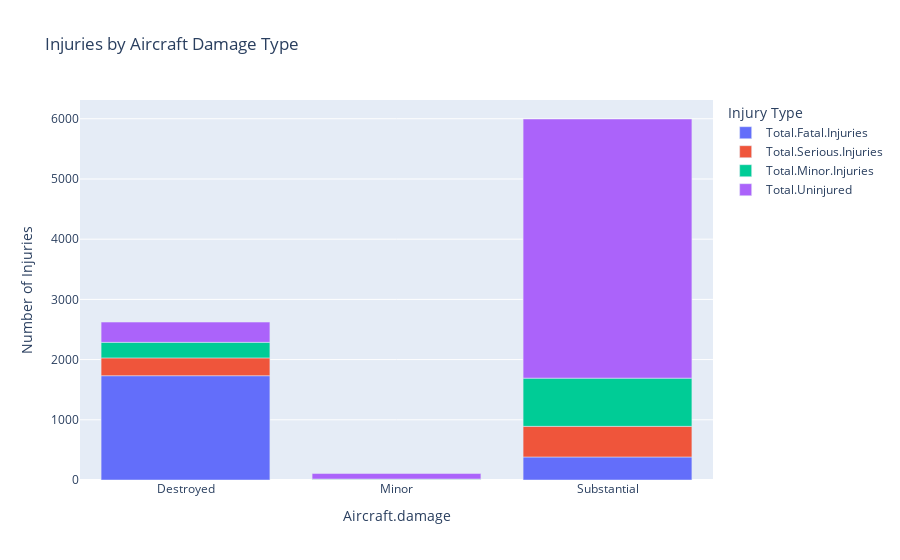

Write notebook code for a chart like this one.
### Markdown cell above
4. Visualize between the aircraft damage and number of injuries (either fatal, seriuos, minor or uninjured)

### Code cell
#Group by aircraft damage and sum up the injuries
damage_injuries = df_Accidents.groupby('Aircraft.damage').agg({
    'Total.Fatal.Injuries' : 'sum',
    'Total.Serious.Injuries' : 'sum',
    'Total.Minor.Injuries' : 'sum', 
    'Total.Uninjured' : 'sum',
}).reset_index()

#Melt the dataframe to make it suitable for plotting
damage_injuries_melt = damage_injuries.melt(id_vars='Aircraft.damage',
                                            value_vars=['Total.Fatal.Injuries', 'Total.Serious.Injuries', 'Total.Minor.Injuries', 'Total.Uninjured'],
                                            var_name='Injury Type',
                                            value_name='Injury Count')

# Plot a bar graph 
fig = px.bar(
    damage_injuries_melt, 
    x='Aircraft.damage', 
    y='Injury Count', 
    color='Injury Type', 
    title='Injuries by Aircraft Damage Type',
    labels={'Aircraft Damage': 'Aircraft Damage Level', 'Injury Count': 'Number of Injuries'},
    
)

# Show the plot
fig.show()

### Figure 1 — Plotly figure (JSON) as saved in the notebook; plotly's stock layout.template omitted (floating-point values rounded to 4 significant figures)
{"data": [{"alignmentgroup": "True", "hovertemplate": "Injury Type=Total.Fatal.Injuries<br>Aircraft.damage=%{x}<br>Number of Injuries=%{y}<extra></extra>", "legendgroup": "Total.Fatal.Injuries", "marker": {"color": "#636efa", "pattern": {"shape": ""}}, "name": "Total.Fatal.Injuries", "offsetgroup": "Total.Fatal.Injuries", "orientation": "v", "showlegend": true, "textposition": "auto", "type": "bar", "x": ["Destroyed", "Minor", "Substantial"], "xaxis": "x", "y": [1732.0, 4.177, 382.4], "yaxis": "y"}, {"alignmentgroup": "True", "hovertemplate": "Injury Type=Total.Serious.Injuries<br>Aircraft.damage=%{x}<br>Number of Injuries=%{y}<extra></extra>", "legendgroup": "Total.Serious.Injuries", "marker": {"color": "#EF553B", "pattern": {"shape": ""}}, "name": "Total.Serious.Injuries", "offsetgroup": "Total.Serious.Injuries", "orientation": "v", "showlegend": true, "textposition": "auto", "type": "bar", "x": ["Destroyed", "Minor", "Substantial"], "xaxis": "x", "y": [295.8, 7.451, 508.7], "yaxis": "y"}, {"alignmentgroup": "True", "hovertemplate": "Injury Type=Total.Minor.Injuries<br>Aircraft.damage=%{x}<br>Number of Injuries=%{y}<extra></extra>", "legendgroup": "Total.Minor.Injuries", "marker": {"color": "#00cc96", "pattern": {"shape": ""}}, "name": "Total.Minor.Injuries", "offsetgroup": "Total.Minor.Injuries", "orientation": "v", "showlegend": true, "textposition": "auto", "type": "bar", "x": ["Destroyed", "Minor", "Substantial"], "xaxis": "x", "y": [258.3, 4.591, 800.8], "yaxis": "y"}, {"alignmentgroup": "True", "hovertemplate": "Injury Type=Total.Uninjured<br>Aircraft.damage=%{x}<br>Number of Injuries=%{y}<extra></extra>", "legendgroup": "Total.Uninjured", "marker": {"color": "#ab63fa", "pattern": {"shape": ""}}, "name": "Total.Uninjured", "offsetgroup": "Total.Uninjured", "orientation": "v", "showlegend": true, "textposition": "auto", "type": "bar", "x": ["Destroyed", "Minor", "Substantial"], "xaxis": "x", "y": [336.7, 91, 4304.0], "yaxis": "y"}], "layout": {"autosize": true, "barmode": "relative", "legend": {"title": {"text": "Injury Type"}, "tracegroupgap": 0}, "title": {"text": "Injuries by Aircraft Damage Type"}, "xaxis": {"anchor": "y", "autorange": true, "domain": [0, 1], "range": [-0.5, 2.5], "title": {"text": "Aircraft.damage"}, "type": "category"}, "yaxis": {"anchor": "x", "autorange": true, "domain": [0, 1], "range": [0, 6312.0], "title": {"text": "Number of Injuries"}, "type": "linear"}}}
